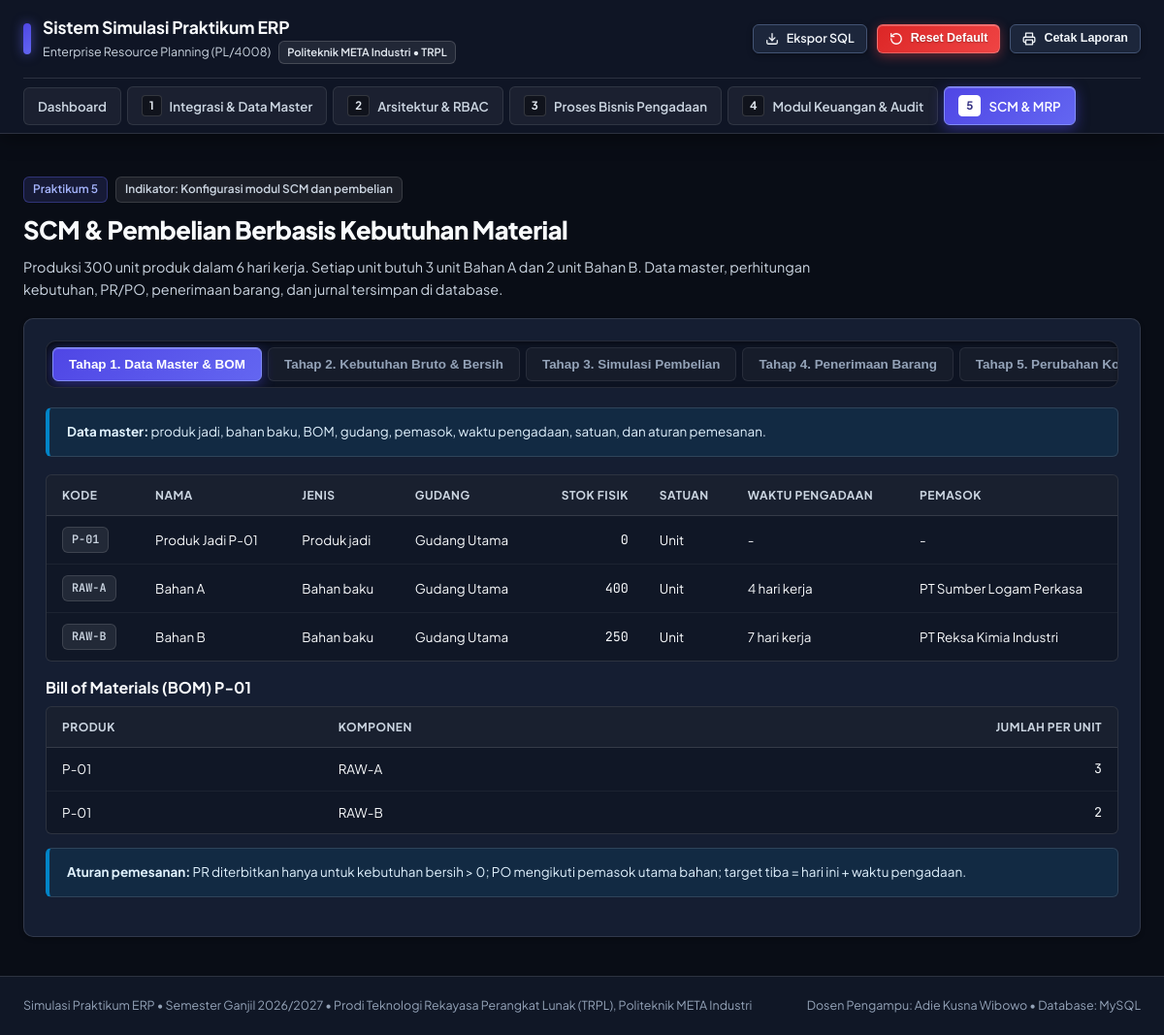
The app's page /praktikum5.php with its own data.
### tables this page shows
CREATE TABLE mrp_scenarios (
    id INT PRIMARY KEY,
    product_code VARCHAR(20) NOT NULL,
    target_qty INT NOT NULL,
    deadline_days INT NOT NULL,
    stock_a INT NOT NULL, onorder_a INT NOT NULL, lead_a INT NOT NULL,
    stock_b INT NOT NULL, onorder_b INT NOT NULL, lead_b INT NOT NULL
);

CREATE TABLE items (
    code VARCHAR(20) PRIMARY KEY,
    name VARCHAR(100) NOT NULL,
    type VARCHAR(20) NOT NULL,
    stock_qty INT NOT NULL DEFAULT 0,
    unit VARCHAR(20) NOT NULL DEFAULT 'Unit',
    lead_time_days INT DEFAULT 0,
    unit_price DECIMAL(15,2) DEFAULT 0,
    vendor VARCHAR(100) NULL
);

CREATE TABLE bom (
    id INT AUTO_INCREMENT PRIMARY KEY,
    parent_code VARCHAR(20) NOT NULL,
    component_code VARCHAR(20) NOT NULL,
    quantity INT NOT NULL,
    FOREIGN KEY (parent_code) REFERENCES items(code),
    FOREIGN KEY (component_code) REFERENCES items(code)
);

### includes/mrp.php (called while the page is built)
<?php
function mrpCompute($pdo) {
    $sc = $pdo->query("SELECT * FROM mrp_scenarios WHERE id=1")->fetch();
    $bom = []; $st = $pdo->prepare("SELECT component_code, quantity FROM bom WHERE parent_code=? ORDER BY id"); $st->execute([$sc['product_code']]);
    foreach ($st->fetchAll() as $r) $bom[$r['component_code']] = (int)$r['quantity'];
    $out = ['sc' => $sc, 'deadline' => (int)$sc['deadline_days'], 'materials' => []];
    foreach (['RAW-A' => 'a', 'RAW-B' => 'b'] as $code => $k) {
        $item = $pdo->prepare("SELECT * FROM items WHERE code=?"); $item->execute([$code]); $item = $item->fetch();
        $per = $bom[$code] ?? 0; $gross = $per * (int)$sc['target_qty'];
        $stock = (int)$sc["stock_$k"]; $on = (int)$sc["onorder_$k"]; $lead = (int)$sc["lead_$k"];
        $net = max(0, $gross - $stock - $on);
        $late = $net > 0 ? max(0, $lead - $out['deadline']) : 0;
        $out['materials'][$code] = ['code'=>$code,'name'=>$item['name'],'per'=>$per,'gross'=>$gross,'stock'=>$stock,'onorder'=>$on,'net'=>$net,'net_if_po_late'=>max(0, $gross - $stock),'lead'=>$lead,'late'=>$late,'vendor'=>$item['vendor'],'price'=>(float)$item['unit_price'],'max_units'=>$per ? intdiv($stock, $per) : 0];
    }
    return $out;
}

### includes/helpers.php (called while the page is built, shortened)
<?php
function num($n) { return number_format((float)$n, 0, ',', '.'); }
function h($s) { return htmlspecialchars((string)$s, ENT_QUOTES, 'UTF-8'); }

### praktikum5.php (the view, shortened to what this page needs)
<?php
require_once __DIR__ . '/config/database.php';
require_once __DIR__ . '/includes/mrp.php';
$pdo = getDbConnection();
$m = mrpCompute($pdo); $sc = $m['sc']; $A = $m['materials']['RAW-A']; $B = $m['materials']['RAW-B'];
$items = $pdo->query("SELECT * FROM items WHERE code IN ('P-01','RAW-A','RAW-B') ORDER BY code")->fetchAll();
$bom = $pdo->query("SELECT * FROM bom WHERE parent_code='P-01' ORDER BY id")->fetchAll();
$deadline = $m['deadline'];
require_once __DIR__ . '/includes/header.php';
?>
<div class="page-hero">
    <div class="page-hero-meta"><span class="badge badge-primary">Praktikum 5</span><span class="badge">Indikator: Konfigurasi modul SCM dan pembelian</span></div>
    <h1 class="page-hero-title">SCM &amp; Pembelian Berbasis Kebutuhan Material</h1>
    <p class="page-hero-desc">Produksi <?= num($sc['target_qty']) ?> unit produk dalam <?= $deadline ?> hari kerja. Setiap unit butuh <?= $A['per'] ?> unit Bahan A dan <?= $B['per'] ?> unit Bahan B. Data master, perhitungan kebutuhan, PR/PO, penerimaan barang, dan jurnal tersimpan di database.</p>
</div>
<div class="card">
    <div class="tab-pills">
        <button class="tab-pill-btn active" data-tab="tab-data-master-bom">Tahap 1. Data Master &amp; BOM</button>
        <button class="tab-pill-btn" data-tab="tab-mrp-kalkulasi">Tahap 2. Kebutuhan Bruto &amp; Bersih</button>
        <button class="tab-pill-btn" data-tab="tab-simulasi-pr-po">Tahap 3. Simulasi Pembelian</button>
        <button class="tab-pill-btn" data-tab="tab-penerimaan-parsial">Tahap 4. Penerimaan Barang</button>
        <button class="tab-pill-btn" data-tab="tab-krisis-keterlambatan">Tahap 5. Perubahan Kondisi</button>
    </div>
    <div id="tab-data-master-bom" class="tab-content-panel">
        <div class="alert alert-info"><strong>Data master:</strong> produk jadi, bahan baku, BOM, gudang, pemasok, waktu pengadaan, satuan, dan aturan pemesanan.</div>
        <div class="table-responsive" style="margin-bottom:14px"><table class="table-custom">
            <thead><tr><th>Kode</th><th>Nama</th><th>Jenis</th><th>Gudang</th><th class="text-right">Stok fisik</th><th>Satuan</th><th>Waktu pengadaan</th><th>Pemasok</th></tr></thead><tbody>
            <?php foreach ($items as $i): ?><tr><td><span class="badge font-mono"><?= h($i['code']) ?></span></td><td><?= h($i['name']) ?></td><td><?= $i['type'] === 'FG' ? 'Produk jadi' : 'Bahan baku' ?></td><td>Gudang Utama</td><td class="font-mono text-right"><?= num($i['stock_qty']) ?></td><td><?= h($i['unit']) ?></td><td><?= $i['type'] === 'FG' ? '-' : (int)$i['lead_time_days'] . ' hari kerja' ?></td><td><?= h($i['vendor'] ?: '-') ?></td></tr><?php endforeach; ?>
            </tbody></table></div>
        <div style="font-weight:700;margin-bottom:6px">Bill of Materials (BOM) P-01</div>
        <div class="table-responsive" style="margin-bottom:14px"><table class="table-custom"><thead><tr><th>Produk</th><th>Komponen</th><th class="text-right">Jumlah per unit</th></tr></thead><tbody>
            <?php foreach ($bom as $b): ?><tr><td>P-01</td><td><?= h($b['component_code']) ?></td><td class="font-mono text-right"><?= (int)$b['quantity'] ?></td></tr><?php endforeach; ?></tbody></table></div>
        <div class="alert alert-info"><strong>Aturan pemesanan:</strong> PR diterbitkan hanya untuk kebutuhan bersih &gt; 0; PO mengikuti pemasok utama bahan; target tiba = hari ini + waktu pengadaan.</div>
    </div>
</div>
<?php require_once __DIR__ . '/includes/footer.php'; ?>

### records on screen
mrp_scenarios: target_qty "300"
items: code "P-01", name "Produk Jadi P-01", type "Produk jadi", stock_qty "0", unit "Unit", vendor "-"
items: code "RAW-A", name "Bahan A", type "Bahan baku", stock_qty "400", unit "Unit", lead_time_days "4", vendor "PT Sumber Logam Perkasa"
items: code "RAW-B", name "Bahan B", type "Bahan baku", stock_qty "250", unit "Unit", lead_time_days "7", vendor "PT Reksa Kimia Industri"
bom: component_code "RAW-A", quantity "3"
bom: component_code "RAW-B", quantity "2"

### other values on screen
$deadline "6"
$A['per'] "3"
$B['per'] "2"
